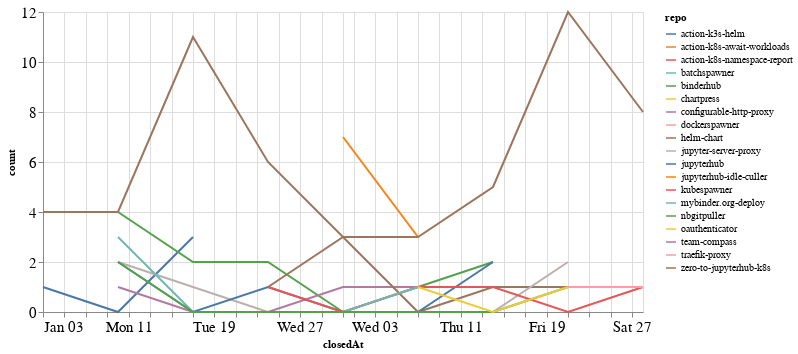

Source (notebook cell):
### Code cell
closed_by_time = closed_by.groupby('repo').resample('W', on='closedAt').count()['author'].reset_index()
closed_by_time = closed_by_time.rename(columns={'author': 'count'})

alt.Chart(closed_by_time, width=600).mark_line().encode(
    x='closedAt',
    y='count',
    color='repo',
    tooltip="repo"
)

### Figure 1 — Vega-Lite specification as saved in the notebook (floating-point values rounded to 4 significant figures)
{"config": {"axisLeft": {"labelFontSize": 15}, "axisBottom": {"labelFontSize": 15}}, "data": {"name": "data-e0c94cceddcdce9cb0d22258507e98ed"}, "mark": "line", "encoding": {"color": {"type": "nominal", "field": "repo"}, "tooltip": {"type": "nominal", "field": "repo"}, "x": {"type": "temporal", "field": "closedAt"}, "y": {"type": "quantitative", "field": "count"}}, "width": 600, "$schema": "https://vega.github.io/schema/vega-lite/v4.8.1.json", "datasets": {"data-e0c94cceddcdce9cb0d22258507e98ed": [{"repo": "action-k3s-helm", "closedAt": "2021-01-03T00:00:00", "count": 1}, {"repo": "action-k3s-helm", "closedAt": "2021-01-10T00:00:00", "count": 0}, {"repo": "action-k3s-helm", "closedAt": "2021-01-17T00:00:00", "count": 3}, {"repo": "action-k8s-await-workloads", "closedAt": "2021-01-31T00:00:00", "count": 7}, {"repo": "action-k8s-await-workloads", "closedAt": "2021-02-07T00:00:00", "count": 3}, {"repo": "action-k8s-namespace-report", "closedAt": "2021-02-07T00:00:00", "count": 1}, {"repo": "batchspawner", "closedAt": "2021-01-31T00:00:00", "count": 4}, {"repo": "binderhub", "closedAt": "2021-01-10T00:00:00", "count": 4}, {"repo": "binderhub", "closedAt": "2021-01-17T00:00:00", "count": 2}, {"repo": "binderhub", "closedAt": "2021-01-24T00:00:00", "count": 2}, {"repo": "binderhub", "closedAt": "2021-01-31T00:00:00", "count": 0}, {"repo": "binderhub", "closedAt": "2021-02-07T00:00:00", "count": 1}, {"repo": "binderhub", "closedAt": "2021-02-14T00:00:00", "count": 2}, {"repo": "chartpress", "closedAt": "2021-01-24T00:00:00", "count": 1}, {"repo": "configurable-http-proxy", "closedAt": "2021-01-10T00:00:00", "count": 1}, {"repo": "configurable-http-proxy", "closedAt": "2021-01-17T00:00:00", "count": 0}, {"repo": "configurable-http-proxy", "closedAt": "2021-01-24T00:00:00", "count": 0}, {"repo": "configurable-http-proxy", "closedAt": "2021-01-31T00:00:00", "count": 1}, {"repo": "configurable-http-proxy", "closedAt": "2021-02-07T00:00:00", "count": 1}, {"repo": "configurable-http-proxy", "closedAt": "2021-02-14T00:00:00", "count": 1}, {"repo": "dockerspawner", "closedAt": "2021-02-28T00:00:00", "count": 1}, {"repo": "helm-chart", "closedAt": "2021-01-24T00:00:00", "count": 1}, {"repo": "helm-chart", "closedAt": "2021-01-31T00:00:00", "count": 3}, {"repo": "helm-chart", "closedAt": "2021-02-07T00:00:00", "count": 0}, {"repo": "helm-chart", "closedAt": "2021-02-14T00:00:00", "count": 1}, {"repo": "helm-chart", "closedAt": "2021-02-21T00:00:00", "count": 1}, {"repo": "helm-chart", "closedAt": "2021-02-28T00:00:00", "count": 1}, {"repo": "jupyter-server-proxy", "closedAt": "2021-01-10T00:00:00", "count": 2}, {"repo": "jupyter-server-proxy", "closedAt": "2021-01-17T00:00:00", "count": 1}, {"repo": "jupyter-server-proxy", "closedAt": "2021-01-24T00:00:00", "count": 0}, {"repo": "jupyter-server-proxy", "closedAt": "2021-01-31T00:00:00", "count": 0}, {"repo": "jupyter-server-proxy", "closedAt": "2021-02-07T00:00:00", "count": 0}, {"repo": "jupyter-server-proxy", "closedAt": "2021-02-14T00:00:00", "count": 0}, {"repo": "jupyter-server-proxy", "closedAt": "2021-02-21T00:00:00", "count": 2}, {"repo": "jupyterhub", "closedAt": "2021-01-10T00:00:00", "count": 2}, {"repo": "jupyterhub", "closedAt": "2021-01-17T00:00:00", "count": 0}, {"repo": "jupyterhub", "closedAt": "2021-01-24T00:00:00", "count": 1}, {"repo": "jupyterhub", "closedAt": "2021-01-31T00:00:00", "count": 0}, {"repo": "jupyterhub", "closedAt": "2021-02-07T00:00:00", "count": 0}, {"repo": "jupyterhub", "closedAt": "2021-02-14T00:00:00", "count": 2}, {"repo": "jupyterhub-idle-culler", "closedAt": "2021-01-31T00:00:00", "count": 1}, {"repo": "kubespawner", "closedAt": "2021-01-24T00:00:00", "count": 1}, {"repo": "kubespawner", "closedAt": "2021-01-31T00:00:00", "count": 0}, {"repo": "kubespawner", "closedAt": "2021-02-07T00:00:00", "count": 1}, {"repo": "kubespawner", "closedAt": "2021-02-14T00:00:00", "count": 1}, {"repo": "kubespawner", "closedAt": "2021-02-21T00:00:00", "count": 0}, {"repo": "kubespawner", "closedAt": "2021-02-28T00:00:00", "count": 1}, {"repo": "mybinder.org-deploy", "closedAt": "2021-01-10T00:00:00", "count": 3}, {"repo": "mybinder.org-deploy", "closedAt": "2021-01-17T00:00:00", "count": 0}, {"repo": "mybinder.org-deploy", "closedAt": "2021-01-24T00:00:00", "count": 0}, {"repo": "mybinder.org-deploy", "closedAt": "2021-01-31T00:00:00", "count": 0}, {"repo": "mybinder.org-deploy", "closedAt": "2021-02-07T00:00:00", "count": 1}, {"repo": "nbgitpuller", "closedAt": "2021-01-10T00:00:00", "count": 2}, {"repo": "nbgitpuller", "closedAt": "2021-01-17T00:00:00", "count": 0}, {"repo": "nbgitpuller", "closedAt": "2021-01-24T00:00:00", "count": 0}, {"repo": "nbgitpuller", "closedAt": "2021-01-31T00:00:00", "count": 0}, {"repo": "nbgitpuller", "closedAt": "2021-02-07T00:00:00", "count": 0}, {"repo": "nbgitpuller", "closedAt": "2021-02-14T00:00:00", "count": 0}, {"repo": "nbgitpuller", "closedAt": "2021-02-21T00:00:00", "count": 1}, {"repo": "oauthenticator", "closedAt": "2021-02-07T00:00:00", "count": 1}, {"repo": "oauthenticator", "closedAt": "2021-02-14T00:00:00", "count": 0}, {"repo": "oauthenticator", "closedAt": "2021-02-21T00:00:00", "count": 1}, {"repo": "team-compass", "closedAt": "2021-02-28T00:00:00", "count": 1}, {"repo": "traefik-proxy", "closedAt": "2021-02-21T00:00:00", "count": 1}, {"repo": "traefik-proxy", "closedAt": "2021-02-28T00:00:00", "count": 1}, {"repo": "zero-to-jupyterhub-k8s", "closedAt": "2021-01-03T00:00:00", "count": 4}, {"repo": "zero-to-jupyterhub-k8s", "closedAt": "2021-01-10T00:00:00", "count": 4}, {"repo": "zero-to-jupyterhub-k8s", "closedAt": "2021-01-17T00:00:00", "count": 11}, {"repo": "zero-to-jupyterhub-k8s", "closedAt": "2021-01-24T00:00:00", "count": 6}, {"repo": "zero-to-jupyterhub-k8s", "closedAt": "2021-01-31T00:00:00", "count": 3}, {"repo": "zero-to-jupyterhub-k8s", "closedAt": "2021-02-07T00:00:00", "count": 3}, {"repo": "zero-to-jupyterhub-k8s", "closedAt": "2021-02-14T00:00:00", "count": 5}, {"repo": "zero-to-jupyterhub-k8s", "closedAt": "2021-02-21T00:00:00", "count": 12}, {"repo": "zero-to-jupyterhub-k8s", "closedAt": "2021-02-28T00:00:00", "count": 8}]}}
